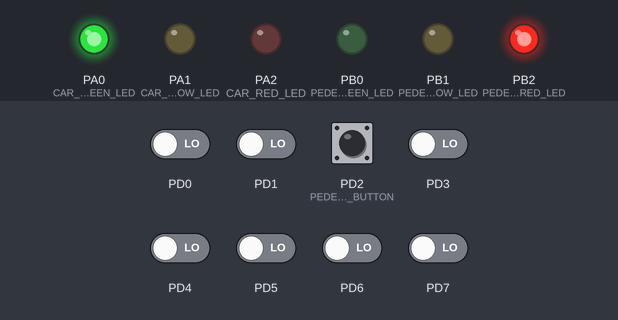
Bench run of a program on a simulated ATmega32, built with avr-gcc and emulated at 1 MHz. On the bench: output pins drawn as LEDs (lit = HIGH). The test bench sets the inputs (shaded band); at power-on: PD0, PD1, PD2 (PEDESTRIAN_BUTTON), PD3–7 LOW.

Above: at 1.2 s.
1.3 s: PD2 (PEDESTRIAN_BUTTON) pulled HIGH for 0.15 s
At 1.9 s:
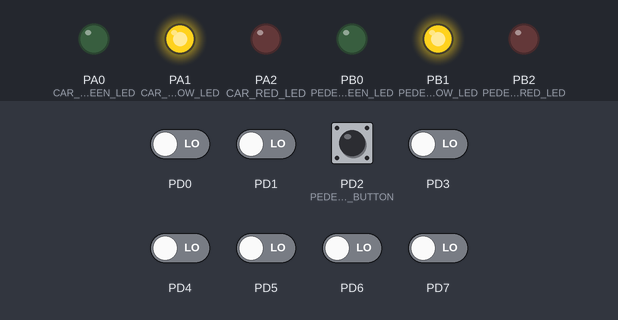
At 7.8 s:
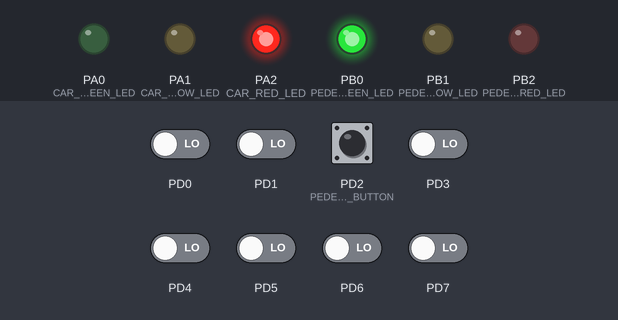
Timing chart, 0 to 15.0 s (numbered marks = the images above; inputs shaded):
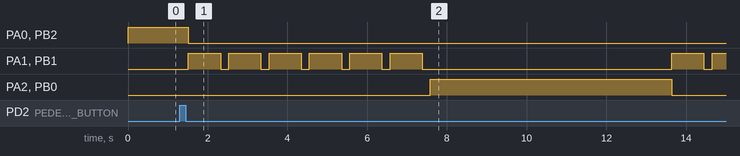

Measured:
- after the input at 1.3 s, PA0 (CAR_GREEN_LED), PB2 (PEDESTRIAN_RED_LED): HIGH → LOW after 0.21 s instead of 4.8 s; PA2 (CAR_RED_LED), PB0 (PEDESTRIAN_GREEN_LED): LOW → HIGH after 6.3 s instead of 10.8 s

The program:

main.c
```c
/*
 * TrafficLights.c
 *
 * Author : Ahmed
 */
/************************************************************************/
/* Includes                                                             */
/************************************************************************/
#include "App/App.h"
/************************************************************************/
/* Function Definitions								                    */
/************************************************************************/
int main(void)
{
    AppInit();
	while (1)
    {
		AppRun();
    }

}
```

App.c
```c
/*
 * App.c
 *
 *  Author: Ahmed
 */
/************************************************************************/
/* Includes                                                             */
/************************************************************************/
#include "App.h"
#include "../Utilities/BitOperations.h"
#include "../Mcal/DIO/DIO.h"
#include "../Mcal/Timers/Timers.h"
#include "../Mcal/Interrupts/ExtInterrupts.h"
#include "../Hal/LED/LED.h"
#include "../Hal/Buttons/Buttons.h"

/************************************************************************/
/* Macros Definitions		                                            */
/************************************************************************/
#define CHANGE_TIME	    6000.0F
#define LONG_PRESS_THRS 2000.0F
#define BLINK_ON_TIME   800.0F
#define BLINK_OFF_TIME  200.0F

/************************************************************************/
/* Local Variable Definitions                                           */
/************************************************************************/
static enum Enum_TrafficState TrafficState	  = NORMAL_MODE;
static enum Enum_TrafficState PrevTrafficState	  = NORMAL_MODE;
static enum Enum_TrafficLight CarsLight	      = GREEN_LIGHT;

static uint8 YellowState = LOW;
static float32 LightsTimer = 0.0F;
static float32 BlinkTimer = 0.0F;

/************************************************************************/
/* Local Functions Definitions                                           */
/************************************************************************/
void ButtonResponse(void)
{
	volatile float32 PressTime = 0.0F;
	if(Buttons_GetButtonState() != LOW)
	{
		Timer_StartCountingTimer2();
	}
	else
	{
		Timer_StopCountingTimer2();
		PressTime = Timer_GetCounterTimeTimer2();
		if(PressTime <= LONG_PRESS_THRS)
		{
			TrafficState = PEDESTRIAN_MODE;
		}
	}
}
void ChangeToGreen(void)
{
	LED_TurnOffLED(CAR_RED_LED);
	LED_TurnOffLED(CAR_YELLOW_LED);
	LED_TurnOnLED(CAR_GREEN_LED);
	LED_TurnOnLED(PEDESTRIAN_RED_LED);
	LED_TurnOffLED(PEDESTRIAN_YELLOW_LED);
	LED_TurnOffLED(PEDESTRIAN_GREEN_LED);
	YellowState = LOW;
}
void ChangeToYellow(void)
{
	LED_TurnOffLED(CAR_RED_LED);
	LED_TurnOnLED(CAR_YELLOW_LED);
	LED_TurnOffLED(CAR_GREEN_LED);
	LED_TurnOffLED(PEDESTRIAN_RED_LED);
	LED_TurnOnLED(PEDESTRIAN_YELLOW_LED);
	LED_TurnOffLED(PEDESTRIAN_GREEN_LED);
	YellowState = HIGH;
}
void ChangeToRed(void)
{
	LED_TurnOnLED(CAR_RED_LED);
	LED_TurnOffLED(CAR_YELLOW_LED);
	LED_TurnOffLED(CAR_GREEN_LED);
	LED_TurnOffLED(PEDESTRIAN_RED_LED);
	LED_TurnOffLED(PEDESTRIAN_YELLOW_LED);
	LED_TurnOnLED(PEDESTRIAN_GREEN_LED);
	YellowState = LOW;
}
void ToggleYellowLight(void)
{
	LED_ToggleLED(CAR_YELLOW_LED);
	LED_ToggleLED(PEDESTRIAN_YELLOW_LED);
	YellowState = !YellowState;
}

/************************************************************************/
/* Global Functions Definitions                                           */
/************************************************************************/
void AppInit()
{
	//Initialize IO
	LED_InitLEDs();
	Buttons_Init();
	//Initialize Timers
	Timer_ConfigTimer0(NORMAL);
	Timer_ConfigTimer2(NORMAL);
	//Enable Global interrupts
	Interrupts_EnableGlobalInterrupts();

	//Start The traffic lights
	Buttons_Start(&ButtonResponse);

	ChangeToGreen();

}
void AppRun()
{
	switch(TrafficState)
	{
		case NORMAL_MODE:
			switch (CarsLight)
			{
				case GREEN_LIGHT:
					if (LightsTimer >= CHANGE_TIME)
					{
						LightsTimer = 0.0F;
						CarsLight = YELLOWTORED_LIGHT;
						ChangeToYellow();
					}
					else
					{
						Timer_BusyDelaymsTimer0(100);
						LightsTimer += 100.0;
					}
					break;
				case YELLOWTORED_LIGHT:
					if (LightsTimer >= CHANGE_TIME)
					{
						LightsTimer = 0.0F;
						BlinkTimer = 0.0F;
						CarsLight = RED_LIGHT;
						ChangeToRed();
					}
					else if (((BlinkTimer >= BLINK_OFF_TIME) && (YellowState == LOW)) || ((BlinkTimer >= BLINK_ON_TIME) && (YellowState == HIGH)))
					{
						BlinkTimer = 0.0F;
						ToggleYellowLight();
					}
					else
					{
						Timer_BusyDelaymsTimer0(100);
						LightsTimer += 100.0;
						BlinkTimer += 100.0F;
					}
					break;
				case RED_LIGHT:
					if (LightsTimer >= CHANGE_TIME)
					{
						LightsTimer = 0.0F;
						CarsLight = YELLOWTOGREEN_LIGHT;
						ChangeToYellow();
					}
					else
					{
						Timer_BusyDelaymsTimer0(100);
						LightsTimer += 100.0;
					}
					break;
				case YELLOWTOGREEN_LIGHT:
					if (LightsTimer >= CHANGE_TIME)
					{
						LightsTimer = 0.0F;
						BlinkTimer = 0.0F;
						CarsLight = GREEN_LIGHT;
						ChangeToGreen();
					}
					else if (((BlinkTimer >= BLINK_OFF_TIME) && (YellowState == LOW)) || ((BlinkTimer >= BLINK_ON_TIME) && (YellowState == HIGH)))
					{
						BlinkTimer = 0.0F;
						ToggleYellowLight();
					}
					else
					{
						Timer_BusyDelaymsTimer0(100);
						LightsTimer += 100.0;
						BlinkTimer += 100.0F;
					}
					break;
			}
			PrevTrafficState = NORMAL_MODE;
			break;
		case PEDESTRIAN_MODE:
			if(PrevTrafficState != PEDESTRIAN_MODE)
			{
				switch (CarsLight)
				{
					case GREEN_LIGHT:
						LightsTimer = 0.0F;
						CarsLight = YELLOWTORED_LIGHT;
						ChangeToYellow();
						break;
					case YELLOWTORED_LIGHT:
						break;
					case YELLOWTOGREEN_LIGHT:
						CarsLight = YELLOWTORED_LIGHT;
						break;
					case RED_LIGHT:
						break;
				}
			}
			switch (CarsLight)
			{
				case YELLOWTORED_LIGHT:
					if (LightsTimer >= CHANGE_TIME)
					{
						LightsTimer = 0.0F;
						BlinkTimer = 0.0F;
						CarsLight = RED_LIGHT;
						ChangeToRed();
					}
					else if (((BlinkTimer >= BLINK_OFF_TIME) && (YellowState == LOW)) || ((BlinkTimer >= BLINK_ON_TIME) && (YellowState == HIGH)))
					{
						BlinkTimer = 0.0F;
						ToggleYellowLight();
					}
					else
					{
						Timer_BusyDelaymsTimer0(100);
						LightsTimer += 100.0;
						BlinkTimer += 100.0F;
					}
					break;
				case RED_LIGHT:
					if (LightsTimer >= CHANGE_TIME)
					{
						LightsTimer = 0.0F;
						CarsLight = YELLOWTOGREEN_LIGHT;
						ChangeToYellow();
						TrafficState = NORMAL_MODE;
					}
					else
					{
						Timer_BusyDelaymsTimer0(100);
						LightsTimer += 100.0;
					}
					break;
				default:
					break;
			}
			PrevTrafficState = PEDESTRIAN_MODE;
			break;
	}
}
```

App.h
```c
/*
 * App.h
 *
 *  Author: Ahmed
 */


#ifndef APP_H_
#define APP_H_
/************************************************************************/
/* Includes                                                             */
/************************************************************************/
#include "../Utilities/Types.h"

/************************************************************************/
/* Type Definitions									                    */
/************************************************************************/
enum Enum_TrafficState
{
	NORMAL_MODE,
	PEDESTRIAN_MODE,
};
enum Enum_TrafficLight
{
	RED_LIGHT,
	YELLOWTOGREEN_LIGHT,
	YELLOWTORED_LIGHT,
	GREEN_LIGHT,
};

/************************************************************************/
/* Functions Decelerations		                                        */
/************************************************************************/
extern void AppInit();
extern void AppRun();

#endif /* APP_H_ */
```

BitOperations.h
```c
/*
 * BitOperations.h
 *
 *  Author: Ahmed
 */


#ifndef BITOPERATIONS_H_
#define BITOPERATIONS_H_
/************************************************************************/
/* Macros Definitions		                                            */
/************************************************************************/
#define NULL 0
#define SET_BIT(var, bit)    (var |= (1U << bit))
#define CLEAR_BIT(var, bit)  (var &= ~(1U << bit))
#define TOGGLE_BIT(var, bit) (var ^= (1U << bit))
#define CHECK_BIT(var, bit)  ((var & (1UL << bit)) >> bit)

#define TRUE  1U
#define FALSE 0U
#define HIGH  1U
#define LOW   0U
#endif /* BITOPERATIONS_H_ */
```

Types.h
```c
/*
 * Types.h
 *
 *  Author: Ahmed
 */


#ifndef TYPES_H_
#define TYPES_H_
/************************************************************************/
/* Type Definitions									                    */
/************************************************************************/
typedef unsigned char	   uint8;
typedef unsigned short     uint16;
typedef unsigned long	   uint32;
typedef unsigned long long uint64;
typedef float float32;
typedef double float64;

#endif /* TYPES_H_ */
```

Buttons.c
```c
/*
 * Buttons.c
 *
 *  Author: Ahmed
 */
/************************************************************************/
/* Includes                                                             */
/************************************************************************/
#include "Buttons.h"
#include "../../Utilities/BitOperations.h"
#include "../../Mcal/DIO/DIO.h"
#include "../../Mcal/Interrupts/ExtInterrupts.h"

/************************************************************************/
/* Functions Definitions		                                        */
/************************************************************************/
void Buttons_Init()
{
	DIO_InitPin(PORTD, 2, INPUT);
	Interrupts_ConfigExtInterrupt(INT0, CHANGE);
}
void Buttons_Start(void (*CallBack)(void))
{
	Interrupts_RegisterCallbackExtInt0(CallBack);
	Interrupts_EnableExtInterrupt(INT0);
}
uint8 Buttons_GetButtonState(void)
{
	return DIO_ReadPin(PORTD, 2);
}
```

Buttons.h
```c
/*
 * Buttons.h
 *
 *  Author: Ahmed
 */


#ifndef BUTTONS_H_
#define BUTTONS_H_

/************************************************************************/
/* Includes                                                             */
/************************************************************************/
#include "../../Utilities/Types.h"

/************************************************************************/
/* Macros Definitions		                                            */
/************************************************************************/
#define PORTD2 0

#define PEDESTRIAN_BUTTON PORTD2

/************************************************************************/
/* Functions Decelerations		                                        */
/************************************************************************/
void Buttons_Init(void);
void Buttons_Start(void (*CallBack)(void));
uint8 Buttons_GetButtonState(void);

#endif /* BUTTONS_H_ */
```

LED.c
```c
/*
 * LED.c
 *
 *  Author: Ahmed
 */
/************************************************************************/
/* Includes                                                             */
/************************************************************************/
#include "LED.h"
#include "../../Utilities/BitOperations.h"
#include "../../Mcal/DIO/DIO.h"

/************************************************************************/
/* Global Functions Definitions                                         */
/************************************************************************/
void LED_InitLEDs(void)
{
	DIO_InitPin(PORTA, 0, OUTPUT);
	DIO_InitPin(PORTA, 1, OUTPUT);
	DIO_InitPin(PORTA, 2, OUTPUT);
	DIO_InitPin(PORTB, 0, OUTPUT);
	DIO_InitPin(PORTB, 1, OUTPUT);
	DIO_InitPin(PORTB, 2, OUTPUT);
}
void LED_TurnOnLED(uint8 LEDName)
{
	switch(LEDName)
	{
		case PORTA0:
			DIO_WritePin(PORTA, 0, HIGH);
			break;
		case PORTA1:
			DIO_WritePin(PORTA, 1, HIGH);
			break;
		case PORTA2:
			DIO_WritePin(PORTA, 2, HIGH);
			break;
		case PORTB0:
			DIO_WritePin(PORTB, 0, HIGH);
			break;
		case PORTB1:
			DIO_WritePin(PORTB, 1, HIGH);
			break;
		case PORTB2:
			DIO_WritePin(PORTB, 2, HIGH);
			break;
	}
}
void LED_TurnOffLED(uint8 LEDName)
{
	switch (LEDName)
	{
		case PORTA0:
			DIO_WritePin(PORTA, 0, LOW);
			break;
		case PORTA1:
			DIO_WritePin(PORTA, 1, LOW);
			break;
		case PORTA2:
			DIO_WritePin(PORTA, 2, LOW);
			break;
		case PORTB0:
			DIO_WritePin(PORTB, 0, LOW);
			break;
		case PORTB1:
			DIO_WritePin(PORTB, 1, LOW);
			break;
		case PORTB2:
			DIO_WritePin(PORTB, 2, LOW);
			break;
	}
}
void LED_ToggleLED(uint8 LEDName)
{
	switch (LEDName)
	{
		case PORTA0:
			DIO_TogglePin(PORTA, 0);
			break;
		case PORTA1:
			DIO_TogglePin(PORTA, 1);
			break;
		case PORTA2:
			DIO_TogglePin(PORTA, 2);
			break;
		case PORTB0:
			DIO_TogglePin(PORTB, 0);
			break;
		case PORTB1:
			DIO_TogglePin(PORTB, 1);
			break;
		case PORTB2:
			DIO_TogglePin(PORTB, 2);
			break;
	}
}
```

LED.h
```c
/*
 * LED.h
 *
 *  Author: Ahmed
 */


#ifndef LED_H_
#define LED_H_
/************************************************************************/
/* Includes                                                             */
/************************************************************************/
#include "../../Utilities/Types.h"

/************************************************************************/
/* Macros Definitions		                                            */
/************************************************************************/
#define PORTB0 0
#define PORTB1 1
#define PORTB2 2

#define PORTA0 3
#define PORTA1 4
#define PORTA2 5

#define PEDESTRIAN_GREEN_LED  PORTB0
#define PEDESTRIAN_YELLOW_LED PORTB1
#define PEDESTRIAN_RED_LED    PORTB2

#define CAR_GREEN_LED  PORTA0
#define CAR_YELLOW_LED PORTA1
#define CAR_RED_LED    PORTA2

/************************************************************************/
/* Functions Decelerations		                                        */
/************************************************************************/
extern void LED_InitLEDs(void);
extern void LED_TurnOnLED(uint8 LEDName);
extern void LED_TurnOffLED(uint8 LEDName);
extern void LED_ToggleLED(uint8 LEDName);

#endif /* LED_H_ */
```

Registers.h
```c
/*
 * Registers.h
 *
 *  Author: Ahmed
 */


#ifndef REGISTERS_H_
#define REGISTERS_H_
/************************************************************************/
/* Includes                                                             */
/************************************************************************/
#include "../../Utilities/Types.h"

/************************************************************************/
/* Macros Definitions		                                            */
/************************************************************************/
#define REG_PORTA (*(volatile uint8*)(0x3BU))
#define REG_DDRA  (*(volatile uint8*)(0x3AU))
#define REG_PINA  (*(volatile uint8*)(0x39U))

#define REG_PORTB (*(volatile uint8*)(0x38U))
#define REG_DDRB  (*(volatile uint8*)(0x37U))
#define REG_PINB  (*(volatile uint8*)(0x36U))

#define REG_PORTC (*(volatile uint8*)(0x35U))
#define REG_DDRC  (*(volatile uint8*)(0x34U))
#define REG_PINC  (*(volatile uint8*)(0x33U))

#define REG_PORTD (*(volatile uint8*)(0x32U))
#define REG_DDRD  (*(volatile uint8*)(0x31U))
#define REG_PIND  (*(volatile uint8*)(0x30U))


#define REG_TIFR   (*(volatile uint8*)(0x58U))
#define REG_TIMSK  (*(volatile uint8*)(0x59U))
#define REG_SFIOR  (*(volatile uint8*)(0x50U))

#define REG_TCCR0  (*(volatile uint8*)(0x53U))
#define REG_TCNT0  (*(volatile uint8*)(0x52U))
#define REG_OCR0   (*(volatile uint8*)(0x5CU))

#define REG_TCCR2  (*(volatile uint8*)(0x45U))
#define REG_TCNT2  (*(volatile uint8*)(0x44U))
#define REG_OCR2   (*(volatile uint8*)(0x43U))

#define REG_SREG   (*(volatile uint8*)(0x5FU))
#define REG_MCUCR  (*(volatile uint8*)(0x55U))
#define REG_MCUCSR (*(volatile uint8*)(0x54U))
#define REG_GICR   (*(volatile uint8*)(0x5BU))
#define REG_GIFR   (*(volatile uint8*)(0x5AU))


#endif /* REGISTERS_H_ */
```

DIO.h
```c
/*
 * DIO.h
 *
 *  Author: Ahmed
 */


#ifndef DIO_H_
#define DIO_H_
/************************************************************************/
/* Includes                                                             */
/************************************************************************/
#include "../../Utilities/Types.h"
#include "../Common/Registers.h"

/************************************************************************/
/* Macros Definitions		                                            */
/************************************************************************/
#define INPUT  0U
#define OUTPUT 1U

#define PORTA 0U
#define PORTB 1U
#define PORTC 2U
#define PORTD 3U

/************************************************************************/
/* Functions Decelerations		                                        */
/************************************************************************/
extern void  DIO_InitPin(uint8 PortName, uint8 PinNumber, uint8 Direction);
extern void  DIO_WritePin(uint8 PortName, uint8 PinNumber, uint8 Value);
extern void  DIO_TogglePin(uint8 PortName, uint8 PinNumber);
extern uint8 DIO_ReadPin(uint8 PortName, uint8 PinNumber);


#endif /* DIO_H_ */
```

Interrupts.h
```c
/*
 * Interrupts.h
 *
 *  Author: Ahmed
 */


#ifndef INTERRUPTS_H_
#define INTERRUPTS_H_

/************************************************************************/
/* Macros Definitions		                                            */
/************************************************************************/
#define EXT_INT_0  __vector_1
#define EXT_INT_1  __vector_2
#define EXT_INT_2  __vector_3
#define TIMER2_OVF __vector_5
#define TIMER1_OVF __vector_9
#define TIMER0_OVF __vector_11

#define ISR(INT_VECT) void INT_VECT(void) __attribute__ ((signal,used)); \
void INT_VECT(void)
#endif /* INTERRUPTS_H_ */
```

Source omitted: DIO.c (2727 bytes), ExtInterrupts.c (3360 bytes), ExtInterrupts.h (1563 bytes), Timers.c (7380 bytes), Timers.h (2478 bytes)
